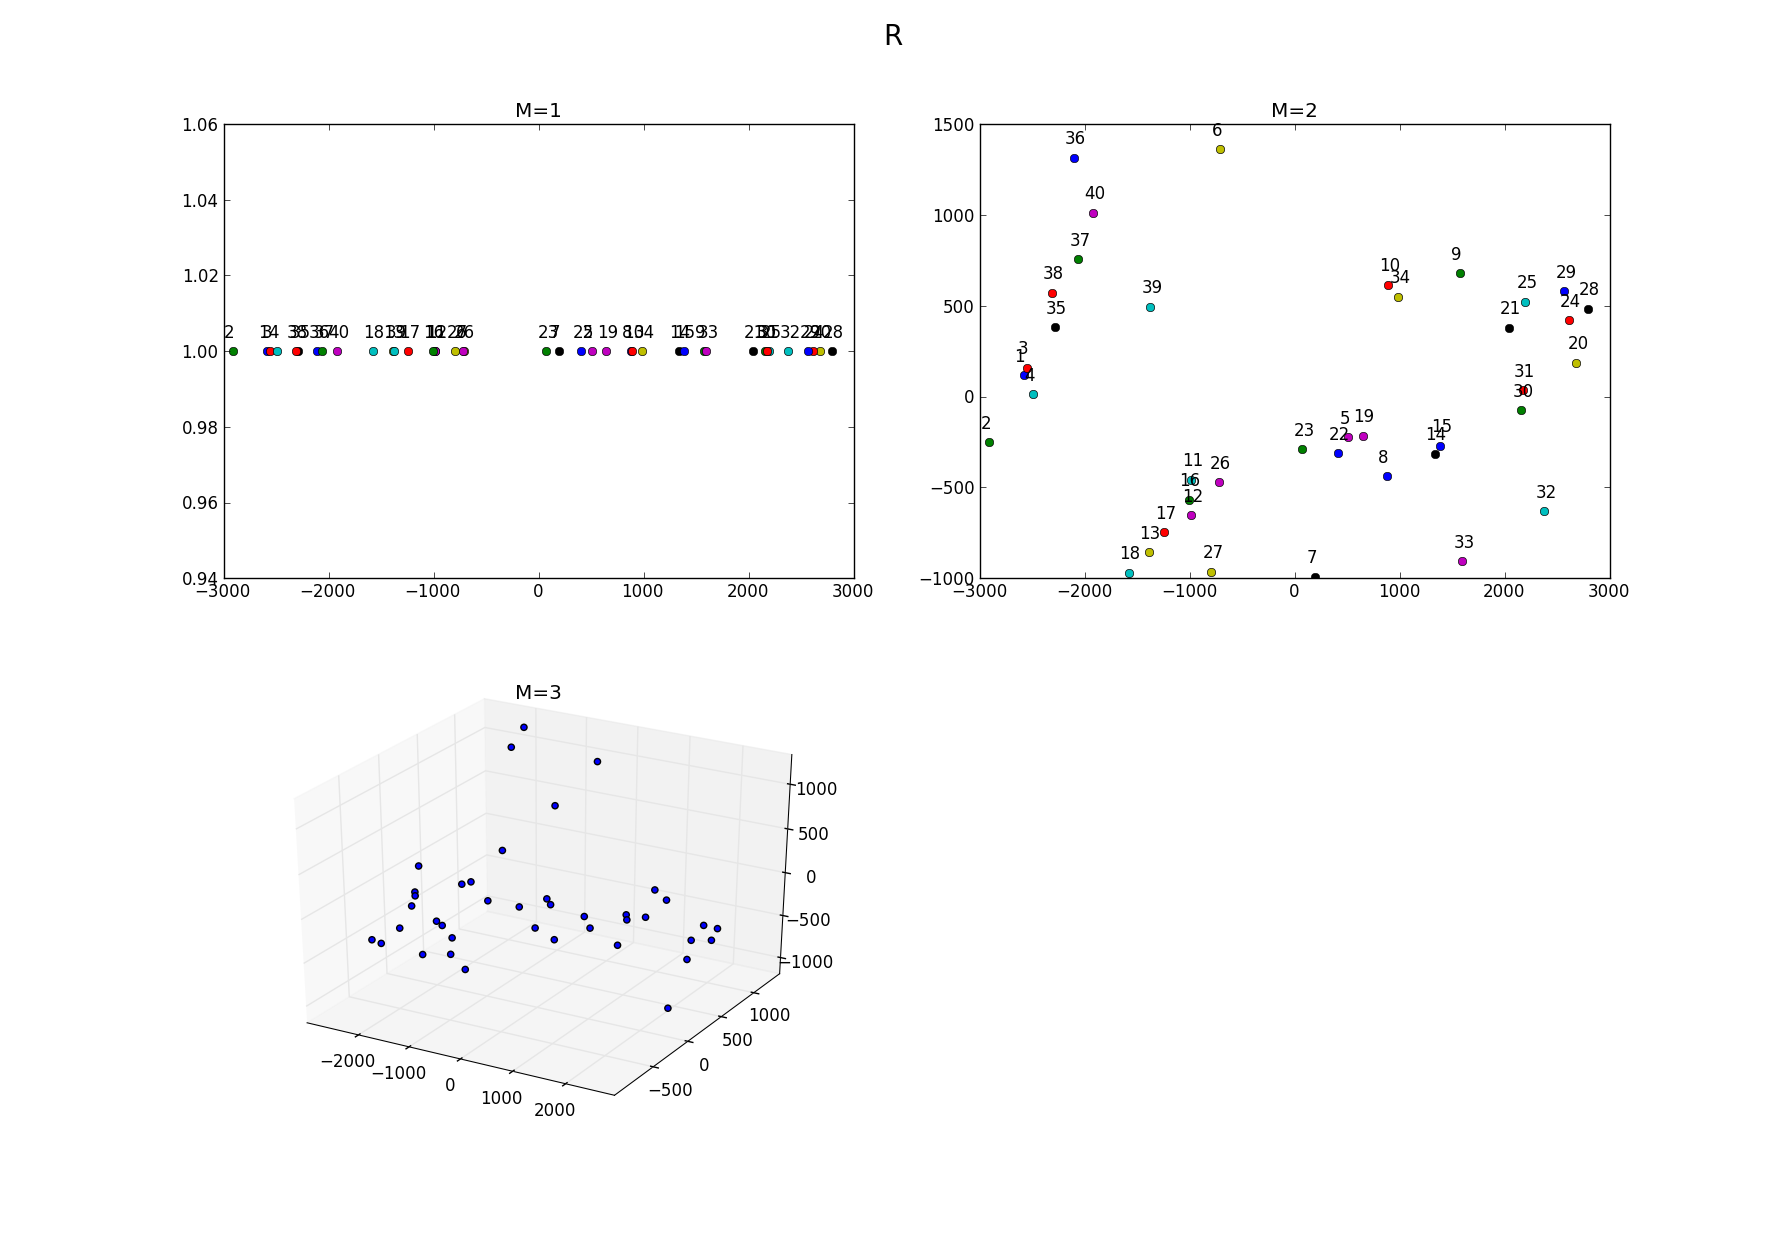

Source code (Python):
from PIL import Image
from PIL import ImageOps
import matplotlib.pyplot as P
from mpl_toolkits.mplot3d import Axes3D
import numpy as np
import os

def get_imList():
    # obtenir el cami fins a les imatges
    path = os.getcwd()
    dirList = os.listdir(path + '/cares_practica')
    # construir una llista amb el cami complet als fitxers amb extensio jpg
    imList = []
    for fname in dirList:
        file_name, file_ext = fname.split('.')
        if file_ext == 'jpg':
            imList.append(path + '/cares_practica/' + file_name + '.' + file_ext)
    return imList

def get_imgSize(fitxer):
    # obrir la primera imatge i obtenir la grandaria en pixels
    z = Image.open(fitxer)
    # convertir la imatge a escala de grisos
    ImageOps.grayscale(z)
    im = np.array(z)
    return im.shape[0:2]

print "Activitat 1"
print ""

# llista amb les imatges
imList = get_imList()
NIM = len(imList)

# dimensio de les imatges, primera imatge
m, n = get_imgSize(imList[0])
NPIX = m * n

# crear una matriu de grandaria NIM x NPIX:
A = np.array([np.array(ImageOps.grayscale(Image.open(imList[i]))).flatten() for i in range(NIM)], 'f')

#######################
# PCA
#######################

# centrar les dades restant la mitjana
im_mitjana = A.mean(axis=0)
for i in range(NIM):
    A[i] -= im_mitjana
im_mitjana = im_mitjana.reshape(m, n)

# calcular PCA a partir de la descomposicio SVD de A
U, S, Vt = np.linalg.svd(A) # Vt.T = VEPS ordenats
SS = S * S.T # SS = VAPS ordenats

# Projeccio M-dimensional (matriu de resultats)
R_M1 = np.dot(A, Vt.T[:, :1])
R_M2 = np.dot(A, Vt.T[:, :2])
R_M3 = np.dot(A, Vt.T[:, :3])

# Representacio grafica de les dades
fig = P.figure()
fig.suptitle("R", fontsize=20)
fig_M1 = fig.add_subplot(2, 2, 1)
fig_M1.set_title("M=1")
fig_M2 = fig.add_subplot(2, 2, 2)
fig_M2.set_title("M=2")
fig_M3 = fig.add_subplot(2, 2, 3, projection='3d')
fig_M3.set_title("M=3")
for i in range(NIM):
    fig_M1.plot(R_M1[i], 1, 'o')
    fig_M2.plot(R_M2[i][0], R_M2[i][1], 'o')
    fig_M3.scatter(R_M3[i][0], R_M2[i][1], R_M3[i][2], 'o')
    fig_M1.annotate(str(i+1), xy=(R_M1[i], 1), xycoords='data', xytext=(-5, 10), textcoords='offset points')
    fig_M2.annotate(str(i+1), xy=(R_M2[i][0], R_M2[i][1]), xycoords='data', xytext=(-5, 10), textcoords='offset points')

P.show()
